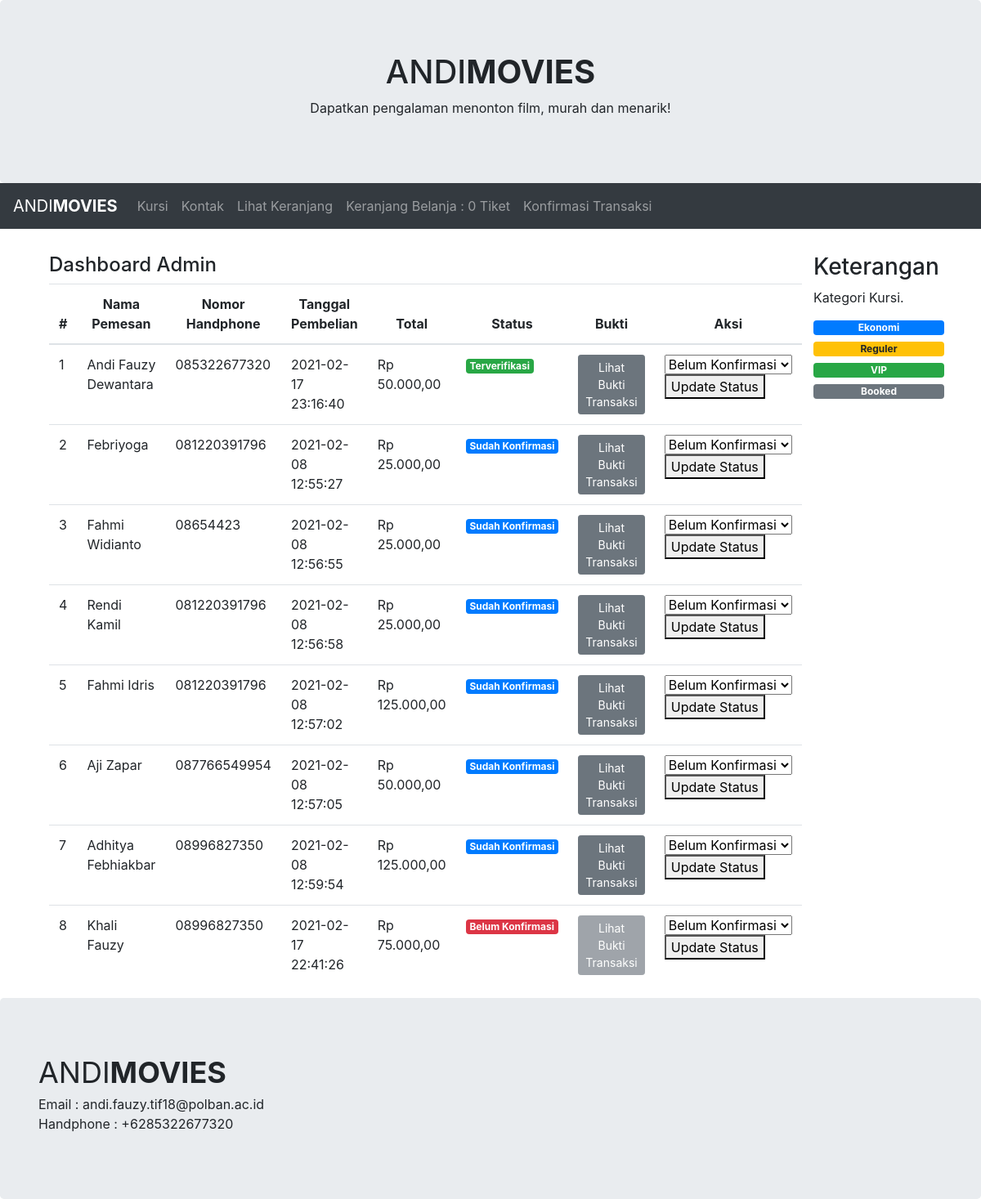
/index.php/c_admin, run on the app's committed database.
### tables this page shows
CREATE TABLE `pemesan` (
  `id_pemesan` int(11) NOT NULL,
  `nama_pemesan` varchar(30) NOT NULL,
  `hp_pemesan` varchar(12) NOT NULL,
  `bukti_pemesanan` varchar(255) NOT NULL,
  `status_pemesanan` int(11) NOT NULL,
  `tgl_pemesanan` timestamp NOT NULL DEFAULT current_timestamp() ON UPDATE current_timestamp(),
  `total_pemesanan` int(11) NOT NULL
);

### application/libraries/template.php (called while the page is built)
<?php
class Template{
    protected $_ci;
    function __construct(){
        $this->_ci = &get_instance();
    }
	function utama($content, $data = NULL){
        $data['contentnya'] = $this->_ci->load->view($content, $data, TRUE);
        $this->_ci->load->view('template/index', $data);
    }
}

### application/controllers/c_admin.php (called while the page is built, shortened)
<?php
class c_admin extends CI_Controller {
  	public function index(){
      $data["pemesan"] = $this->m_pesanan->ambil_data()->result();
  		$this->template->utama('v_admin', $data);
  	}
}

### index.php (called while the page is built, shortened)
<?php
require_once BASEPATH.'core/CodeIgniter.php';

### application/models/m_pesanan.php (called while the page is built, shortened)
<?php
class m_pesanan extends CI_Model{
	function ambil_data(){
		return $this->db->get('pemesan');
	}
}

### application/views/v_admin.php (the view, shortened to what this page needs)
<?php
function rupiah($angka){
    $hasil_rupiah = "Rp " . number_format($angka,2,',','.');
    return $hasil_rupiah;
}
?>
<!DOCTYPE html>
<html>
<head>
</head>
<body>
    <div class="container">
        <h4>Dashboard Admin</h4>
        <table class="table">
          <thead>
            <tr style="text-align: center;">
              <th scope="col">#</th>
              <th scope="col">Nama Pemesan</th>
              <th scope="col">Nomor Handphone</th>
              <th scope="col">Tanggal Pembelian</th>
              <th scope="col">Total</th>
              <th scope="col">Status</th>
              <th scope="col">Bukti</th>
              <th scope="col">Aksi</th>
            </tr>
          </thead>
          <tbody>
            <?php
            $i = 1;
            foreach ($pemesan as $perorang):
            ?>
              <tr>
                <td><?=$i;?></td>
                <td><?=$perorang->nama_pemesan;?></td>
                <td><?=$perorang->hp_pemesan;?></td>
                <td><?=$perorang->tgl_pemesanan;?></td>
                <td><?=rupiah($perorang->total_pemesanan);?></td>
                <td>
                  <?php
                    switch ($perorang->status_pemesanan) {
                      case '0':
                        echo "<h4 class='badge badge-danger tex-wrap'>Belum Konfirmasi</h4>";
                        break;
                      case '1':
                        echo "<h4 class='badge badge-primary tex-wrap'>Sudah Konfirmasi</h4>";
                        break;
                      case '2':
                        echo "<h4 class='badge badge-success tex-wrap'>Terverifikasi</h4>";
                        break;
                    }
                  ?>
                </td>
                <td>
                  <?php
                    if($perorang->bukti_pemesanan != '-'){
                      $stringUrl = base_url() . 'uploads/' . $perorang->bukti_pemesanan;
                      echo anchor($stringUrl, '<div class="btn btn-sm btn-secondary">Lihat Bukti Transaksi</div>');
                    } else {
                      echo '<div class="btn btn-sm btn-secondary disabled"> ' . 'Lihat Bukti Transaksi' . '</div>';
                    }
                  ?>
                </td>
                <td>
                  <form method="post" action="<?=base_url('c_admin/update_status');?>">
                    <select name="status">
                      <option value="0">Belum Konfirmasi</option>
                    </select>
                    <button name="submit">Update Status</button>
                  </form>
                </td>
              </tr>
            <?php
            $i++;
            endforeach;
            ?>
          </tbody>
        </table>
    </div>
</body>
</html>

### application/views/template/index.php (shortened to what this page needs)
<!DOCTYPE html>
<html lang="en">
<head>
  <link rel="stylesheet" href="https://maxcdn.bootstrapcdn.com/bootstrap/4.5.2/css/bootstrap.min.css">
</head>
<body>
<div class="jumbotron text-center" style="margin-bottom:0;">
  <h1>ANDI<b>MOVIES</b></h1>
  <p>Dapatkan pengalaman menonton film, murah dan menarik!</p>
</div>
<nav class="navbar navbar-expand-sm bg-dark navbar-dark">
  <a class="navbar-brand" href="#">ANDI<b>MOVIES</b></a>
  <div class="collapse navbar-collapse" id="collapsibleNavbar">
    <ul class="navbar-nav">
      <li class="nav-item">
        <a class="nav-link" href="<?=base_url();?>">Kursi</a>
      </li>
      <li class="nav-item">
        <a class="nav-link" href="#contact">Kontak</a>
      </li>
      <li class="nav-item">
        <a class="nav-link" href="<?=base_url('c_keranjang');?>">Lihat Keranjang</a>
      </li>
      <li class="nav-item">
        <a class="nav-link" href="#">
          <?php
            $keranjang = 'Keranjang Belanja : ' . $this->cart->total_items(). ' Tiket'
          ?>
          <?=$keranjang;?>
        </a>
      </li>
      <li class="nav-item">
        <a class="nav-link" href="<?=base_url('c_input');?>">Konfirmasi Transaksi</a>
      </li>
    </ul>
  </div>
</nav>
<div class="container" style="margin-top:30px; min-height: 500px;">
  <div class="row">
  	<div class="col-sm-10">
      <?php
          echo $contentnya;
      ?>
    </div>
    <div class="col-sm-2">
      <h3>Keterangan</h3>
      <p>Kategori Kursi.</p>
      <ul class="nav nav-pills flex-column">
        <h4 class="badge badge-primary tex-wrap">Ekonomi</h4>
        <h4 class="badge badge-warning tex-wrap">Reguler</h4>
        <h4 class="badge badge-success tex-wrap">VIP</h4>
        <h4 class="badge badge-secondary tex-wrap">Booked</h4>
      </ul>
    </div>
  </div>
</div>
<div class="jumbotron text-center" id="contact" style="margin-bottom:0">
  <div class="container">
    <div class="row">
      <div class="col">
        <p class="text-left" style="font-size: 36px; margin: 0;">ANDI<b>MOVIES</b></p>
        <p class="text-left" style="margin: 0;">Email : andi.fauzy.tif18@polban.ac.id</p>
        <p class="text-left">Handphone : +6285322677320</p>
      </div>
  </div>
</div>
</body>
</html>

### data on the page
pemesan: nama_pemesan "Andi Fauzy Dewantara", hp_pemesan "085322677320", tgl_pemesanan "2021-02-17 23:16:40", total_pemesanan "Rp 50.000,00", status_pemesanan "Terverifikasi", bukti_pemesanan "Lihat Bukti Transaksi"
pemesan: nama_pemesan "Febriyoga", hp_pemesan "081220391796", tgl_pemesanan "2021-02-08 12:55:27", total_pemesanan "Rp 25.000,00", status_pemesanan "Sudah Konfirmasi", bukti_pemesanan "Lihat Bukti Transaksi"
pemesan: nama_pemesan "Fahmi Widianto", hp_pemesan "08654423", tgl_pemesanan "2021-02-08 12:56:55", total_pemesanan "Rp 25.000,00", status_pemesanan "Sudah Konfirmasi", bukti_pemesanan "Lihat Bukti Transaksi"
pemesan: nama_pemesan "Rendi Kamil", hp_pemesan "081220391796", tgl_pemesanan "2021-02-08 12:56:58", total_pemesanan "Rp 25.000,00", status_pemesanan "Sudah Konfirmasi", bukti_pemesanan "Lihat Bukti Transaksi"
pemesan: nama_pemesan "Fahmi Idris", hp_pemesan "081220391796", tgl_pemesanan "2021-02-08 12:57:02", total_pemesanan "Rp 125.000,00", status_pemesanan "Sudah Konfirmasi", bukti_pemesanan "Lihat Bukti Transaksi"
pemesan: nama_pemesan "Aji Zapar", hp_pemesan "087766549954", tgl_pemesanan "2021-02-08 12:57:05", total_pemesanan "Rp 50.000,00", status_pemesanan "Sudah Konfirmasi", bukti_pemesanan "Lihat Bukti Transaksi"
pemesan: nama_pemesan "Adhitya Febhiakbar", hp_pemesan "08996827350", tgl_pemesanan "2021-02-08 12:59:54", total_pemesanan "Rp 125.000,00", status_pemesanan "Sudah Konfirmasi", bukti_pemesanan "Lihat Bukti Transaksi"
pemesan: nama_pemesan "Khali Fauzy", hp_pemesan "08996827350", tgl_pemesanan "2021-02-17 22:41:26", total_pemesanan "Rp 75.000,00", status_pemesanan "Belum Konfirmasi", bukti_pemesanan "Lihat Bukti Transaksi"

### other printed values
$keranjang "Keranjang Belanja : 0 Tiket"
